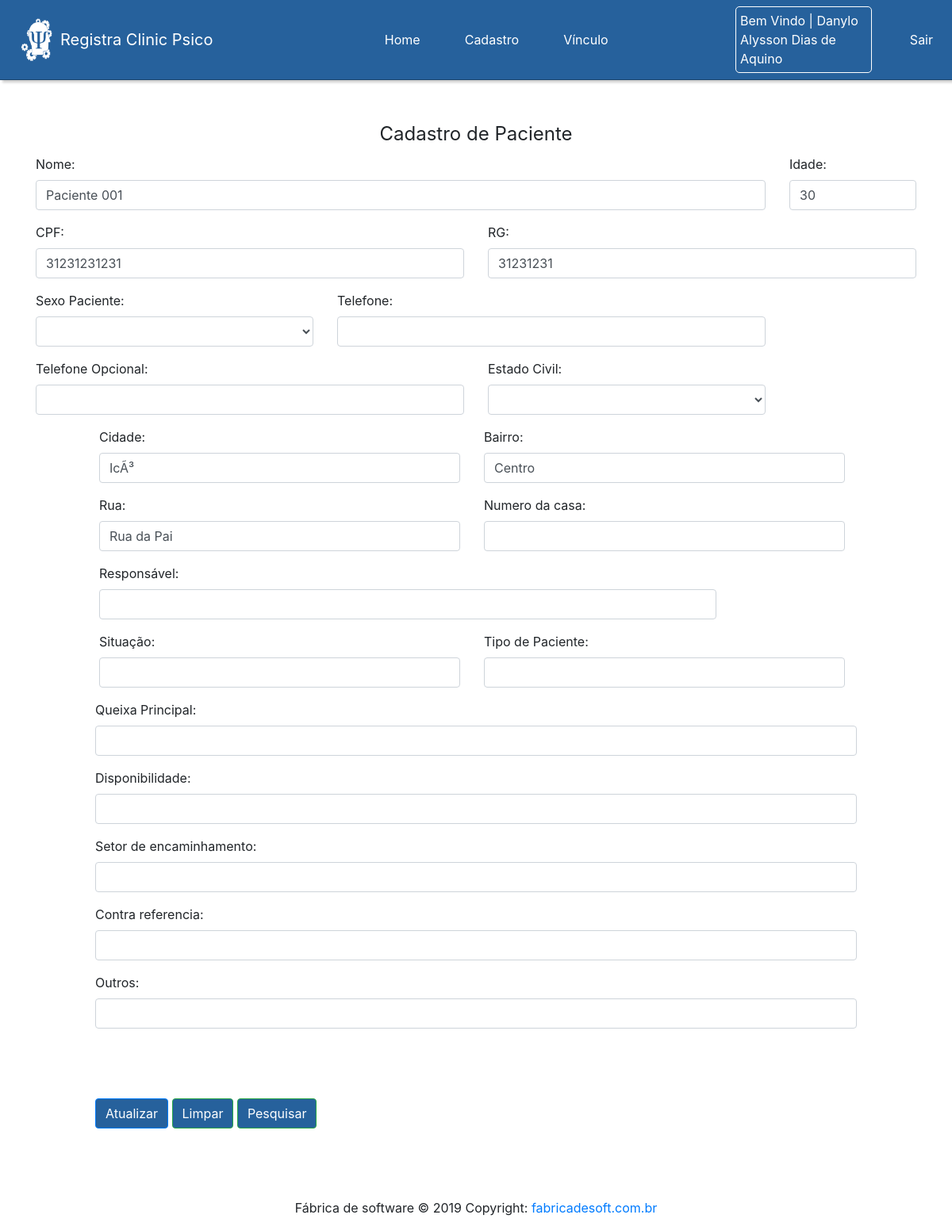
Screenshot of /telas/TelaPaciente.php?editar=1 (signed in) with the database file from the repository.
### tables this page shows
CREATE TABLE IF NOT EXISTS `paciente` (
  `IDPACIENTE` int(11) NOT NULL AUTO_INCREMENT,
  `NOMEPACIENTE` varchar(255) NOT NULL,
  `IDADEPACIENTE` int(11) NOT NULL,
  `CPFPACIENTE` varchar(255) NOT NULL,
  `RGPACIENTE` varchar(255) NOT NULL,
  `SEXOPACIENTE` varchar(255) NOT NULL,
  `TELEFONEPACIENTE` varchar(255) NOT NULL,
  `TELEFONEOPCIONALPACIENTE` varchar(255) NOT NULL,
  `ESTADOCIVIL` varchar(255) NOT NULL,
  `CIDADEPACIENTE` varchar(255) NOT NULL,
  `BAIRROPACIENTE` varchar(255) NOT NULL,
  `RUAPACIENTE` varchar(255) NOT NULL,
  `ENDERECO` varchar(255) NOT NULL,
  `RESPONSAVEL` varchar(255) NOT NULL,
  `SITUACAOPACIENTE` varchar(255) NOT NULL,
  `TIPOPACIENTE` varchar(255) NOT NULL,
  `QUEIXAPRINCIPAL` varchar(255) NOT NULL,
  `DISPONIBILIDADE` varchar(255) NOT NULL,
  `SETORDEENCAMINHAMENTO` varchar(255) NOT NULL,
  `CONTRARREFERENCIA` varchar(255) NOT NULL,
  `OUTROS` varchar(255) NOT NULL,
  PRIMARY KEY (`IDPACIENTE`)
);

### Paciente/EditarPaciente.php (called while the page is built, shortened)
<?php
if (isset($_GET['editar'])) {
	require '../Banco/conexao.php';
	$idPaciente = $_GET['editar'];
	$banco = new Banco("localhost","psico","root","");
	$banco->query("SELECT * FROM paciente WHERE IDPACIENTE = $idPaciente ");
	foreach ($banco->result() as $resultado) {
		$nomePaciente = $resultado['NOMEPACIENTE'];
		$idadePaciente = $resultado['IDADEPACIENTE'];
		$cpfPaciente = $resultado['CPFPACIENTE'];
		$rgPaciente = $resultado['RGPACIENTE'];
		$sexoPaciente = $resultado['SEXOPACIENTE'];
		$telefonePaciente = $resultado['TELEFONEPACIENTE'];
		$telefoneOpcionalPaciente = $resultado['TELEFONEOPCIONALPACIENTE'];
		$estadoCivil = $resultado['ESTADOCIVIL'];
		$cidadePaciente = $resultado['CIDADEPACIENTE'];
		$bairroPaciente = $resultado['BAIRROPACIENTE'];
		$ruaPaciente = $resultado['RUAPACIENTE'];
		$endereco = $resultado['ENDERECO'];
		$responsavel = $resultado['RESPONSAVEL'];
		$situaçãoPaciente = $resultado['SITUACAOPACIENTE'];
		$tipoPaciente = $resultado['TIPOPACIENTE'];
		$queixaPricipal = $resultado['QUEIXAPRINCIPAL'];
		$disponibilidade = $resultado['DISPONIBILIDADE'];
		$setorDeEncaminhamento = $resultado['SETORDEENCAMINHAMENTO'];
		$contrarreferencia = $resultado['CONTRARREFERENCIA'];
		$outros = $resultado['OUTROS'];
	}
}
?>

### Banco/conexao.php (called while the page is built, shortened)
<?php
class Banco{
	private $pdo;
	private $array;
	public function __construct($host,$dbname,$dbuser,$dbpass){
		try{
			$this->pdo = new pdo("mysql:dbname=".$dbname.";host=".$host, $dbuser, $dbpass);
		}catch(PDOExeption $e){
			echo "Falhou :".$e->getMessage();
		}
	}
	public function query($sql){
		$query = $this->pdo->query($sql);
		$this->array = $query->fetchAll();
	}
	public function result(){
		return $this->array;
	}
}
?>

### telas/TelaPaciente.php (the view, shortened to what this page needs)
<!doctype html>
<html lang="pt-br">
<head>
  <link rel="stylesheet" href="https://stackpath.bootstrapcdn.com/bootstrap/4.3.1/css/bootstrap.min.css">
  <link rel="stylesheet" type="text/css" href="../css/style.css">
</head>
<body>
  <?php include_once '../Util/NavBar.php'; ?>
  <?php require_once '../Paciente/EditarPaciente.php'; ?>
  <div class="container">
      <?php if(isset($_GET['editar'])):?>
      <form action="../Paciente/EditarPaciente.php" method="post">
      <?php else: ?>
      <form action="../Paciente/CadastroPaciente.php" method="post">
      <?php endif; ?>
      <fieldset>
        <legend class="fw" style="text-align: center;">Cadastro de Paciente</legend>
        <div class="row" >
        <div class="form-group col-sm-10">
          <label class="fw">Nome:</label>
          <input type="text" name="nomePaciente" value="<?php echo $nomePaciente; ?>" class="form-control">
        </div>
        <div class="form-group col-sm-2">
          <label class="fw">Idade:</label>
          <input type="number" name="idadePaciente" value="<?php echo $idadePaciente; ?>" class="form-control">
        </div>
        <div class="form-group col-sm-6">
          <label class="fw">CPF:</label>
          <input type="text" name="cpfPaciente" value="<?php echo $cpfPaciente; ?>"  class="form-control">
        </div>
        <div class="form-group col-sm-6">
          <label class="fw">RG:</label>
          <input type="text" name="rgPaciente" value="<?php echo $rgPaciente; ?>" class="form-control" >
        </div>
       <div class="form-group col-sm-4">
          <label class="fw">Sexo Paciente:</label>
          <select name="sexoPaciente" class="form-control" >
            <option value="<?php echo $sexoPaciente; ?>" ><?php echo $sexoPaciente; ?></option>
            <option value="Masculino">Masculino</option>
          </select>
        </div>
        <div class="form-group col-sm-6">
          <label  class="fw">Telefone:</label>
          <input type="text" name="telefonePaciente"  value="<?php echo $telefonePaciente; ?>" class="form-control" >
        </div>
        <div class="form-group col-sm-6">
          <label  class="fw">Telefone Opcional:</label>
          <input type="text" name="telefoneOpcionalPaciente"  value="<?php echo $telefoneOpcionalPaciente; ?>" class="form-control" >
        </div>
        <div class="form-group col-sm-4">
          <label  class="fw">Estado Civil:</label>
          <select name="estadoCivil" class="form-control" >
            <option value="<?php echo $estadoCivil; ?>" ><?php echo $estadoCivil; ?></option>
            <option value="Solteiro">Solteiro(a)</option>
          </select>
        </div>
        </div>
        </div>
        <div class="row" style="margin-left: 110px; margin-right: 120px;">
        <div class="form-group col-sm-6">
            <label id="cidade" class="fw" >Cidade:</label>
            <input type="text" name="cidade"  class="form-control" value="<?php echo $cidadePaciente; ?>" >
          </div>
          <div class="form-group col-sm-6">
            <label id="bairro" class="fw">Bairro:</label>
            <input type="text" name="bairro"  class="form-control" value="<?php echo $bairroPaciente; ?>">
          </div>
          <div class="form-group col-sm-6">
            <label id="rua" class="fw">Rua:</label>
            <input type="text" name="rua"  class="form-control" value="<?php echo $ruaPaciente; ?>">
          </div>
          <div class="form-group col-sm-6">
            <label id="numCasa" class="fw">Numero da casa:</label>
            <input type="text" name="numCasa"  class="form-control" value="<?php echo $endereco; ?>">
          </div>
        </div>
        <div class="row"style="margin-left: 110px; margin-right: 120px;">
        <div class="form-group col-sm-10">
            <label class="fw">Responsável:</label>
            <input type="text" name="responsavel"  class="form-control" value="<?php echo $responsavel; ?>">
          </div>
          <div class="form-group col-sm-6">
            <label class="fw">Situação:</label>
            <input type="text" name="situacao" class="form-control" value="<?php echo $situaçãoPaciente; ?>">
          </div>
          <div class="form-group col-sm-6">
            <label class="fw">Tipo de Paciente:</label>
            <input type="text" name="tipoPaciente" class="form-control" value="<?php echo $tipoPaciente; ?>">
          </div>
        </div>
          <div class="form-group" style="padding-left: 120px; padding-right: 120px;">
            <label class="fw">Queixa Principal:</label>
            <input type="text" name="queixaPrincipal" class="form-control" value="<?php echo $queixaPricipal; ?>">
          </div>
          <div class="form-group" style="padding-left: 120px; padding-right: 120px;">
            <label class="fw">Disponibilidade:</label>
            <input type="text" name="disponibilidade" class="form-control" value="<?php echo $disponibilidade; ?>">
          </div>
          <div class="form-group" style="padding-left: 120px; padding-right: 120px;">
            <label class="fw">Setor de encaminhamento:</label>
            <input type="text" name="setorEncaminhado" class="form-control" value="<?php echo $setorDeEncaminhamento; ?>">
          </div>
          <div class="form-group" style="padding-left: 120px; padding-right: 120px;">
            <label  class="fw">Contra referencia:</label>
            <input type="text" name="contrareferencia" class="form-control" value="<?php echo $contrarreferencia; ?>">
          </div>
          <div class="form-group" style="padding-left: 120px; padding-right: 120px;">
            <label  class="fw">Outros:</label>
            <input type="text" name="outros" class="form-control" value="<?php echo $outros; ?>">
          </div>
        <br>
        <br>
        <br>
         <div style="padding-left: 120px;">
           <?php if(isset($_GET['editar'])):?>
          <button
            type="submit" name="atualizar" value="atualizar" class="btn btn-outline-primary"
            style="background-color: #26619c; color: white;">
            Atualizar
          </button>
        <?php endif; ?>
        <button type="reset" class="btn btn-outline-success"
          style="background-color: #26619c; color: white;">
          Limpar
        </button>
        <a
          href="TelaPesquisaPaciente.php"
          class="btn btn-outline-success"
          style="background-color: #26619c; color: white;">
          Pesquisar
        </a>
         </div>
  <br>
  <br>
  <br>
  <?php include_once '../Util/Footer.php'; ?>
</body>
</html>

### css/style.css (style rules this page uses)
a { text-decoration: none; }

### css/styleMenu.css (style rules this page uses)
body { font-family: 'Selvetica', sans-serif; }
.container { padding-top: 50px; }

### rows the page displays
paciente: nomePaciente "Paciente 001", idadePaciente "30", cpfPaciente "31231231231", rgPaciente "31231231", cidade "IcÃ³", bairro "Centro", rua "Rua da Pai"

### other values shown
$_SESSION['nomeUsuario'] "Danylo Alysson Dias de Aquino"
